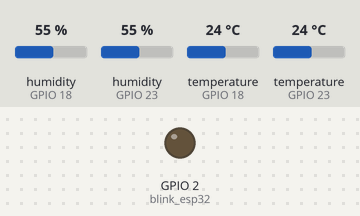
A sketch run on a simulated ESP32. Shown: output pins drawn as LEDs (lit = HIGH). Inputs (shaded band) come from the test bench; at power-on: humidity (sensors on GPIO 18, GPIO 23) 55 %, temperature (sensors on GPIO 18, GPIO 23) 24 °C. WiFi joins after 1.5 s; servers stay silent unless stated; what the sketch prints to the serial monitor is not drawn.

Above: at 0.1 s.
Timing chart, 0 to 5.1 s (numbered marks = the images above):
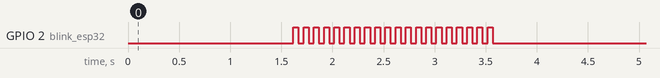

The sketch:

home_automation_base.ino
```cpp
// Autor: Rafael Almeida Borges da Silva

#include <Arduino.h>
#include <Adafruit_Sensor.h>
#include <DallasTemperature.h>
#include <DHT.h>
#include <ESPAsyncWebServer.h>
#include <esp_system.h>
#include <FS.h>
#include <freertos/FreeRTOS.h>
#include <freertos/task.h>
#include <OneWire.h>
#include <SD.h>
#include <SPI.h>
#include <sys/time.h>
#include <time.h>
#include <WiFi.h>

#define blink_esp32 2
#define DHTPIN 18
#define DHTPIN2 23
#define DHTTYPE DHT11
#define oneWireBus 4

const char* ssid = "Rafael - 2.4G";
const char* senha_rede = "34627545";

char data_formatada[64];
int i=1,f=0,j=0, LED_AZUL=33, LED_AMARELO=26, LED_VERDE=14, LED_VERMELHO=13, control=0, beginGet;
float h = 0, t=0, ds18b20_temp = 0, temp_ant = 0, umi_ant = 0;
String dadosGet, prod, litros, dataMessage, dataMessage_litros, hora_unix, inString="", currentLine;
struct tm data_D;
unsigned long hora=0;

IPAddress ip(192, 168, 1, 3);
IPAddress gateway(192, 168, 1, 1);
IPAddress subnet(255, 255, 255, 0);

DHT dht(DHTPIN, DHTTYPE);
DHT dht2(DHTPIN2, DHTTYPE);
OneWire oneWire(oneWireBus);
DallasTemperature sensors(&oneWire);

WiFiServer server(80);

void setup()
{
  Serial.begin(115200);
  pinMode(blink_esp32, OUTPUT);

  sensors.begin();
  dht.begin();
  dht2.begin();

  delay(100);
  Serial.println();
  Serial.print("Conectando à ");
  Serial.println(ssid);

  WiFi.begin(ssid, senha_rede);
  WiFi.config(ip, gateway, subnet);

  while (WiFi.status() != WL_CONNECTED)
  {
    delay(500);
    Serial.print(".");
  }

  Serial.println("");

  int i = 0;
  while(i<20){
    digitalWrite(blink_esp32, HIGH);
    delay(50);
    digitalWrite(blink_esp32, LOW);
    delay(50);
    i++;
  }

  Serial.println("WiFi conectado.");
  Serial.println("Endereço de IP: ");
  delay(2000);
  digitalWrite(blink_esp32, LOW);
  Serial.println(ip);
  server.begin();
}

void loop()
{
  WiFiClient client = server.available();
  if (client)
  {
    Serial.println("Novo Client.");
    String currentLine = "";
    while (client.connected())
    {
      if (client.available())
      {
        char c = client.read();
        Serial.write(c);
        if (c == '\n') //linha completa
        {
          if (currentLine.indexOf("GET /") != -1)//leitura parâmetro
          {
            beginGet = currentLine.indexOf("GET /");
            dadosGet = currentLine.substring(beginGet, 100);
            Serial.println("Dados GET");
            Serial.println(dadosGet);
            /*
            if (litros.length()&&litros.length()<22)
            {
              time_t tt = time(NULL);//Obtem o tempo atual em segundos
              data_D = *gmtime(&tt);//Converte o tempo atual e atribui na estrutura
              strftime(data_formatada, 64, "'%Y/%m/%d', '%H:%M:%S'", &data_D);//Cria uma String formatada da estrutura "data"
              Serial.println("Producao de leite diaria = " + litros + " litros");
              dataMessage_litros = "INSERT INTO registro_prod VALUES("+String(litros)+","+data_formatada+");"+"\r\n";
              Serial.println(dataMessage_litros);
              appendFile(SD, "/Producao.txt", dataMessage_litros.c_str());
              digitalWrite(LED_AZUL, HIGH);
              delay(100);
              digitalWrite(LED_AZUL, LOW);
            }
            */
          }

          if (currentLine.length() == 0)
          {
            delay(2000);
            getReadings();

            //client.println("HTTP/1.1 200 OK");
            //client.println("Content-type:text/html");
            //client.println(temperature + "-" + humidity);
            //client.println(getReadings());
            client.println();
            break;
          }
          else
          {
            currentLine = "";
          }
        }
        else if (c != '\r')
        {
          currentLine += c;
        }
      }
    }
    client.stop();
    Serial.println("Client desconectado.");
  }
  else
  {
    delay(5000);
    getReadings();
  }
}

void getReadings()
{
  //sensors.requestTemperatures();
  //float temperature = sensors.getTempCByIndex(0);
  float temperature = dht.readTemperature();
  float humidity = dht.readHumidity();
  float temperature2 = dht2.readTemperature();
  float humidity2 = dht2.readHumidity();
  bool onOffKey = false;

  if(!isnan(temperature)){
    Serial.print("DHT1 -> Temperatura: ");
    Serial.println(temperature);
  }

  if(!isnan(humidity)){
    Serial.print("DHT1 -> Umidade: ");
    Serial.println(humidity);
    Serial.println();
  }

  if(!isnan(temperature2)){
    Serial.print("DHT2 -> Temperatura: ");
    Serial.println(temperature2);
  }

  if(!isnan(humidity2)){
    Serial.print("DHT2 -> Umidade: ");
    Serial.println(humidity2);
    Serial.println();
  }


}
```
